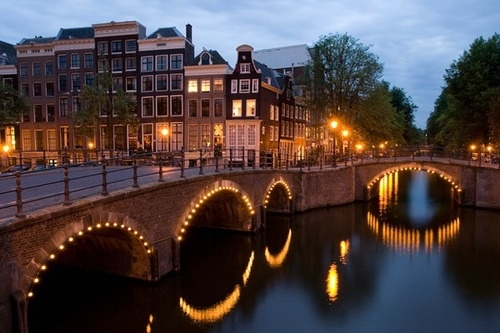
#> input picture imagens/ponte.jpg, 500 x 333 px
$ python camadaB.py imagens/ponte.jpg out.png
#> lines starting #> are read from the running program, lines starting #| are printed output that depends on the picture
import sys
from PIL import Image

if __name__ == "__main__":
    print(f'quanto argumentos: {len(sys.argv)}')
    for i, arg in enumerate(sys.argv):
        print(f'Argument: {i}: {arg}')

imagemOriginalB = Image.open(sys.argv[1])
#> imagemOriginalB is the input picture: PIL image 500x333 RGB; mean R, G, B 79.6, 67.1, 68.1

matriz = imagemOriginalB.load()

for i in range(imagemOriginalB.size[0]):
    for j in range(imagemOriginalB.size[1]):
        b = matriz[i, j][0]
        matriz[i,j] = (0, 0, b)

imagemOriginalB.save(sys.argv[2])
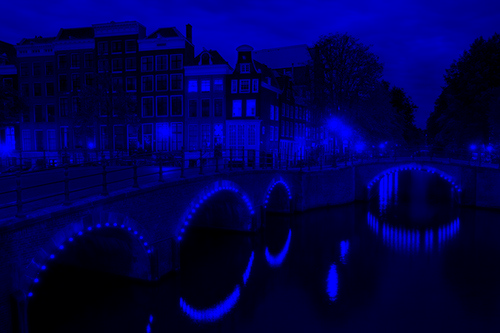
#> saved as out.png: PIL image 500x333 RGB; mean R, G, B 0, 0, 79.6
